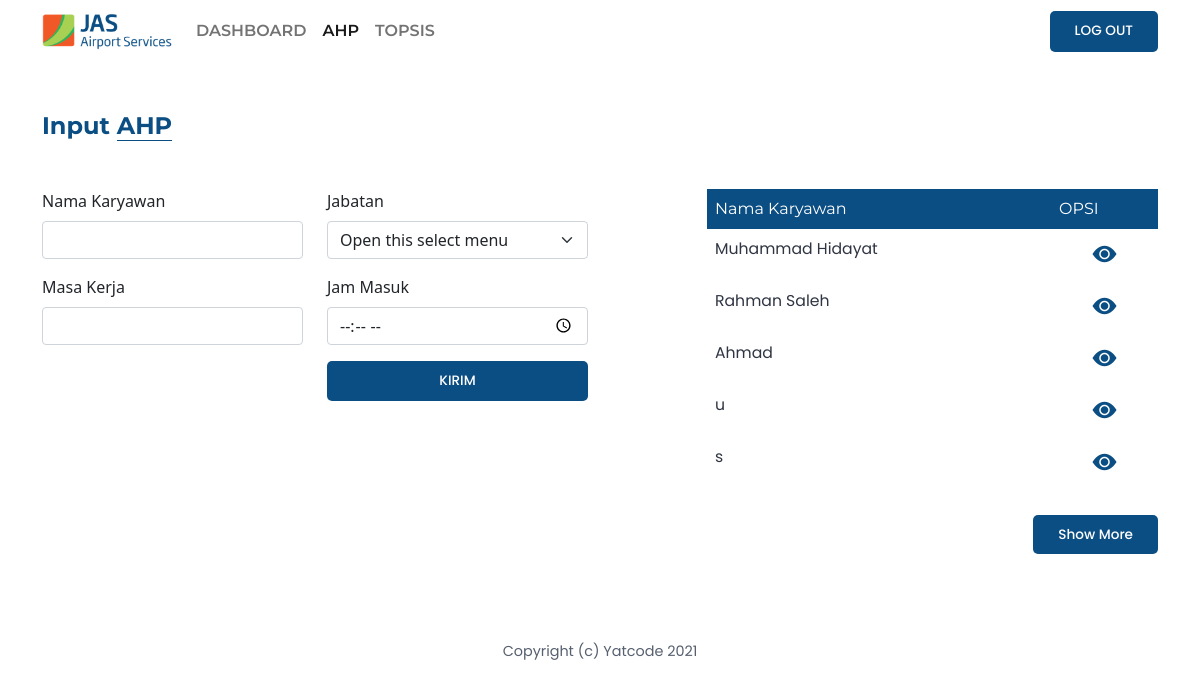
/dashboard/ahp/index.php (signed in), run on the app's committed database.
### tables this page shows
CREATE TABLE `ahp_db` (
  `id` int(11) NOT NULL,
  `nama` varchar(25) NOT NULL,
  `jabatan` varchar(25) NOT NULL,
  `masa_kerja` varchar(25) NOT NULL,
  `jam_masuk` varchar(25) NOT NULL,
  `adminweb` varchar(25) NOT NULL
);

### dashboard/ahp/index.php (the view, shortened to what this page needs)
<?php
include './../../koneksi.php';
?>
<!doctype html>
<html lang="en">
  <head>
    <link rel="stylesheet" href="https://cdn.jsdelivr.net/npm/bootstrap-icons@1.6.1/font/bootstrap-icons.css">
    <link href="./../../assets/css/home.css" rel="stylesheet">
    <link href="./../../assets/css/bootstrap.min.css" rel="stylesheet">
  </head>
  <body>
  <nav class="navbar navbar-expand-lg fixed-top bg-white navbar-light" id="navbar">
    <div class="container">
      <a class="navbar-brand" href="#">
        <img src="./../../assets/img/logo.png" width="130px">
      </a>
      <div class="collapse navbar-collapse" id="navbarSupportedContent">
        <ul class="navbar-nav me-auto mb-2 mb-lg-0">
          <li class="nav-item">
            <a class="nav-link" href="./../">DASHBOARD</a>
          </li>
          <li class="nav-item">
            <a class="nav-link active" aria-current="page" href="#">AHP</a>
          </li>
          <li class="nav-item">
            <a class="nav-link" href="./../topsis/">TOPSIS</a>
          </li>
        </ul>
        <div class="d-flex">
          <a href="./../../dashboard/logout.php" class="btn-customblue w-100 text-center">LOG OUT</a>
        </div>
      </div>
    </div>
  </nav>
  <div class="container pt-3 pb-5 mb-5">
    <div class="mt-5 pt-5">
      <h3 class="mb-5" style="font-size: 1.5em;font-weight: 700;font-family: 'Montserrat', sans-serif;">Input
        <div class="h-border">AHP</div>
      </h3>
    </div>
    <form class="w-100" method="post" action="">
      <div class="row">
        <div class="col-sm-3">
          <div class="mb-3">
            <label class="form-label">Nama Karyawan</label>
            <input type="text" class="form-control" name="nama" required>
          </div>
          <div class="mb-3">
            <label class="form-label">Masa Kerja</label>
            <input type="text" class="form-control" name="masa_kerja" required>
          </div>
        </div>
        <div class="col-sm-3">
          <div class="mb-3">
            <label class="form-label">Jabatan</label>
            <select class="form-select" aria-label="Default select example" name="jabatan" required>
              <option selected>Open this select menu</option>
            </select>
          </div>
          <div class="mb-3">
            <label class="form-label">Jam Masuk</label>
            <input type="time" class="form-control" name="jam_masuk" required>
          </div>
          <div class="row">
            <div class="col-sm">
              <?php if ($_SESSION['u_level'] == "HRD" || $_SESSION['u_level'] == "manager") { ?>
                <input type="submit" class="btn-customblue w-100 text-center border-0 mb-5" value="KIRIM" onclick="notAllowed()" name="xxx">
              <?php } else { ?>
                <input type="submit" class="btn-customblue w-100 text-center border-0 mb-5" value="KIRIM" name="send">
              <?php } ?>
            </div>
          </div>
        </div>
        </form>
        <div class="col-sm-1"></div>
        <div class="col-sm-5">
          <table class="table table-borderless">
            <thead>
              <tr class="rounded-3">
                <th scope="col">Nama Karyawan</th>
                <th scope="col">OPSI</th>
              </tr>
            </thead>
            <tbody>
              <?php
                $data = mysqli_query($koneksi, "SELECT * FROM ahp_db LIMIT 0, 5");
                while($d = mysqli_fetch_array($data)){
              ?>
              <tr>
                <td><?php echo $d['nama']; ?></td>
                <td class="text-center">
                  <a class="bi bi-eye-fill fs-4"
                     style="color: #0b4e83;"
                     data-bs-toggle="modal"
                     data-bs-target="#modal<?php echo $d['id']; ?>"
                  ></a>
                </td>
              </tr>
              <?php } ?>
            </tbody>
          </table>
          <div class="mt-3 float-end">
            <a href="./../topsis/" class="text-center btn-customblue w-100">Show More</a>
          </div>
        </div>
      </div>
  <footer class="my-4">
    <p class="text-center">Copyright (c) Yatcode 2021</p>
  </footer>
  </body>
</html>

### assets/css/home.css (style rules this page uses)
.navbar { transition: 1s; }
.navbar .nav-link { color: #0b4e83; font-family: 'Montserrat', sans-serif; font-weight: 600; transition: 1s; }
.btn-customblue { font-family: 'Poppins', sans-serif; font-weight: 500; font-size: 0.85em; background: #0b4e83; color: #ffffff; text-decoration: none; border-radius: 5px; padding: 10px 25px 10px 25px; transition: 1s; }
h3 { font-family: 'Poppins', sans-serif; font-weight: 600; color: #0b4e83; }
p { font-family: 'Poppins', sans-serif; font-weight: 400; font-size: 0.9em; color: #57606f; }
.h-border { border-bottom: 1px solid #0b4e83; display: inline; }
form { width: 25%; }
.table thead { background: #0b4e83; }
.table th { color: #ffffff; font-family: 'Montserrat', sans-serif; font-weight: 400; font-size: 1em; }
.table td { font-family: 'Poppins', sans-serif; font-weight: 400; font-size: 0.98em; color: #2f3542; }

### data on the page
ahp_db: nama "Muhammad Hidayat"
ahp_db: nama "Rahman Saleh"
ahp_db: nama "Ahmad"
ahp_db: nama "u"
ahp_db: nama "s"
